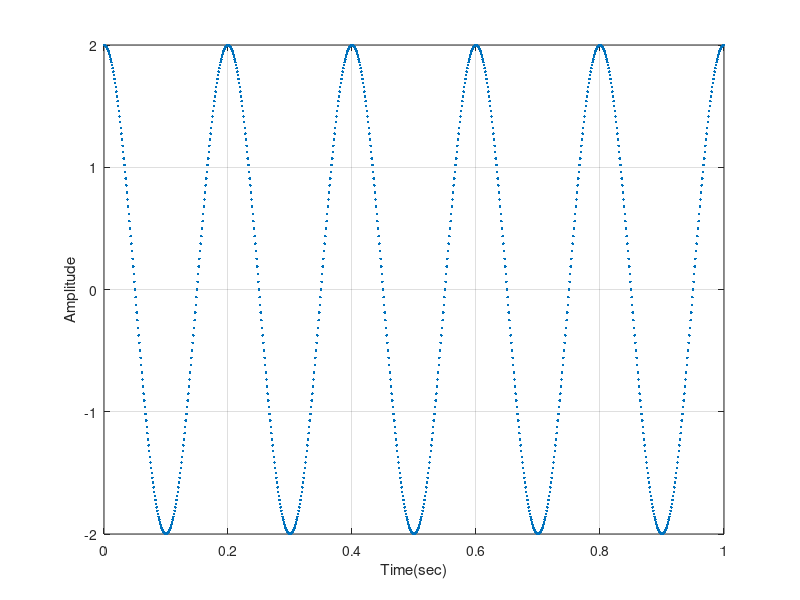

Write MATLAB code to recreate this figure.
%Parameters

mag = 2;
f = 5;
t = 0:0.001:1;
x = mag*cos(2*pi*f*t);

%plot function

plot(t,x,'.','LineWidth',2);
xlabel('Time(sec)');
ylabel('Amplitude');
grid on;